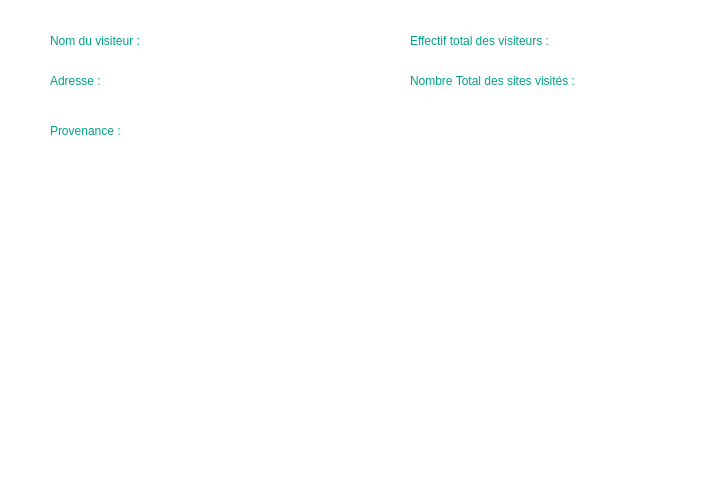
<?xml version="1.0" encoding="UTF-8"?>
<ui version="4.0">
 <class>voirPlusVisiteur</class>
 <widget class="QDialog" name="voirPlusVisiteur">
  <property name="geometry">
   <rect>
    <x>0</x>
    <y>0</y>
    <width>720</width>
    <height>480</height>
   </rect>
  </property>
  <property name="minimumSize">
   <size>
    <width>720</width>
    <height>480</height>
   </size>
  </property>
  <property name="maximumSize">
   <size>
    <width>760</width>
    <height>480</height>
   </size>
  </property>
  <property name="windowTitle">
   <string>Dialog</string>
  </property>
  <property name="styleSheet">
   <string notr="true">background-color: rgb(255, 255, 255);
color:#00A086;
border:none;
border-radius:10px;</string>
  </property>
  <widget class="QWidget" name="horizontalLayoutWidget">
   <property name="geometry">
    <rect>
     <x>50</x>
     <y>20</y>
     <width>160</width>
     <height>41</height>
    </rect>
   </property>
   <layout class="QHBoxLayout" name="horizontalLayout">
    <item>
     <widget class="QLabel" name="label_2">
      <property name="text">
       <string>Nom du visiteur :</string>
      </property>
     </widget>
    </item>
    <item>
     <widget class="QLabel" name="nomVisiteurlbl">
      <property name="text">
       <string/>
      </property>
     </widget>
    </item>
   </layout>
  </widget>
  <widget class="QWidget" name="horizontalLayoutWidget_2">
   <property name="geometry">
    <rect>
     <x>50</x>
     <y>60</y>
     <width>160</width>
     <height>41</height>
    </rect>
   </property>
   <layout class="QHBoxLayout" name="horizontalLayout_2">
    <item>
     <widget class="QLabel" name="label_3">
      <property name="text">
       <string>Adresse : </string>
      </property>
     </widget>
    </item>
    <item>
     <widget class="QLabel" name="adresselbl">
      <property name="text">
       <string/>
      </property>
     </widget>
    </item>
   </layout>
  </widget>
  <widget class="QWidget" name="horizontalLayoutWidget_3">
   <property name="geometry">
    <rect>
     <x>50</x>
     <y>110</y>
     <width>160</width>
     <height>41</height>
    </rect>
   </property>
   <layout class="QHBoxLayout" name="horizontalLayout_3">
    <item>
     <widget class="QLabel" name="label_5">
      <property name="text">
       <string>Provenance : </string>
      </property>
     </widget>
    </item>
    <item>
     <widget class="QLabel" name="provenancelbl">
      <property name="text">
       <string/>
      </property>
     </widget>
    </item>
   </layout>
  </widget>
  <widget class="QWidget" name="horizontalLayoutWidget_4">
   <property name="geometry">
    <rect>
     <x>410</x>
     <y>60</y>
     <width>233</width>
     <height>41</height>
    </rect>
   </property>
   <layout class="QHBoxLayout" name="horizontalLayout_4">
    <item>
     <widget class="QLabel" name="label_7">
      <property name="text">
       <string>Nombre Total des sites visités : </string>
      </property>
     </widget>
    </item>
    <item>
     <widget class="QLabel" name="nbsitelbl">
      <property name="text">
       <string/>
      </property>
     </widget>
    </item>
   </layout>
  </widget>
  <widget class="QWidget" name="horizontalLayoutWidget_6">
   <property name="geometry">
    <rect>
     <x>410</x>
     <y>20</y>
     <width>188</width>
     <height>41</height>
    </rect>
   </property>
   <layout class="QHBoxLayout" name="horizontalLayout_6">
    <item>
     <widget class="QLabel" name="label_11">
      <property name="text">
       <string>Effectif total des visiteurs : </string>
      </property>
     </widget>
    </item>
    <item>
     <widget class="QLabel" name="effectVisiteurlbl">
      <property name="text">
       <string/>
      </property>
     </widget>
    </item>
   </layout>
  </widget>
  <widget class="QListView" name="listView">
   <property name="geometry">
    <rect>
     <x>30</x>
     <y>180</y>
     <width>661</width>
     <height>271</height>
    </rect>
   </property>
  </widget>
  <widget class="QLabel" name="id_label">
   <property name="geometry">
    <rect>
     <x>40</x>
     <y>100</y>
     <width>47</width>
     <height>13</height>
    </rect>
   </property>
   <property name="text">
    <string/>
   </property>
  </widget>
 </widget>
 <resources/>
 <connections/>
</ui>
